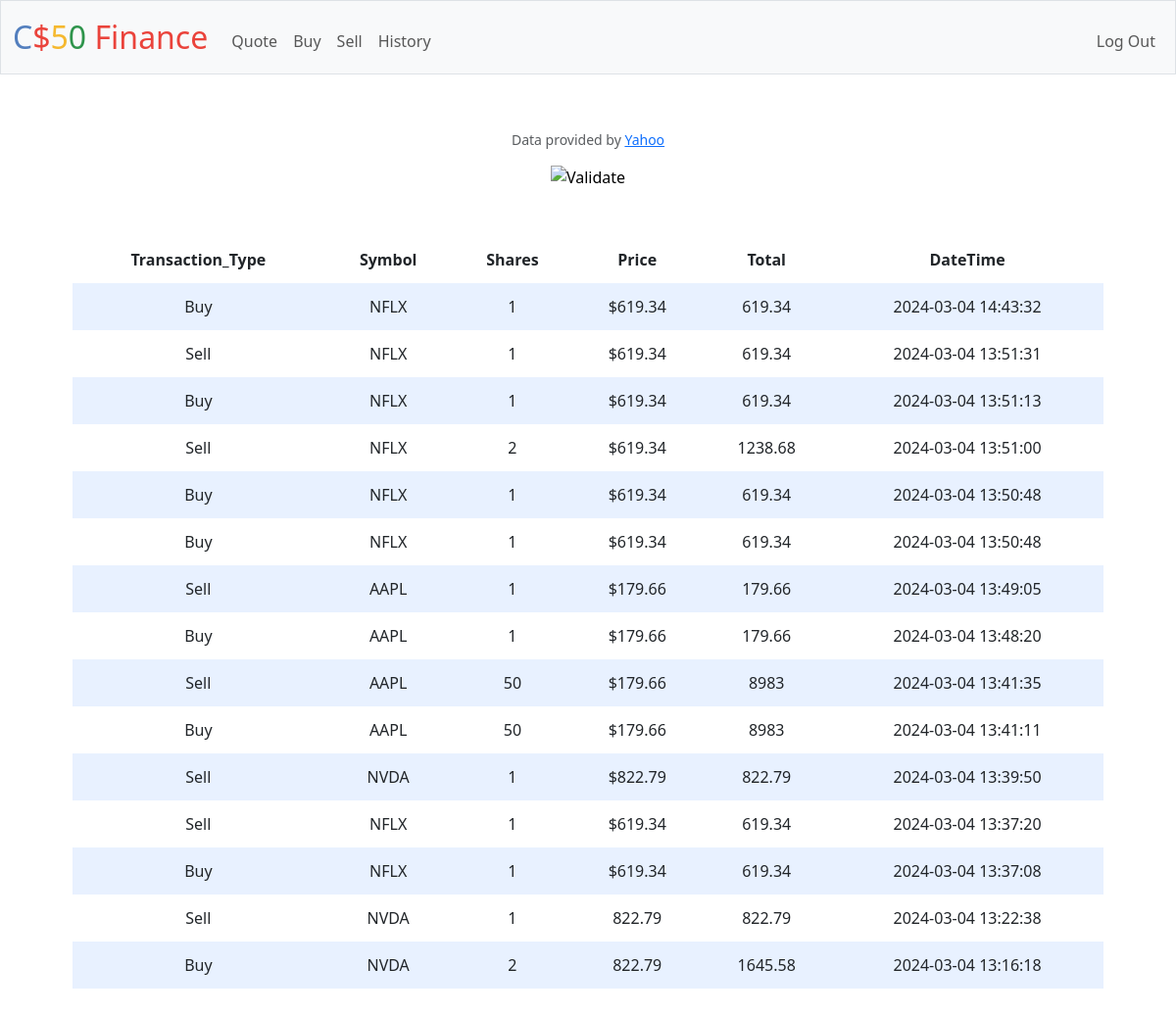
Screenshot of /history (signed in) with the database file from the repository.
### tables this page shows
CREATE TABLE transactions (
transaction_id INTEGER PRIMARY KEY AUTOINCREMENT,
user_id INTEGER NOT NULL,
Transaction_Type TEXT NOT NULL,
Symbol TEXT NOT NULL,
Shares INTEGER NOT NULL,
Price NUMERIC NOT NULL,
Total NUMERIC NOT NULL,
DateTime NUMERIC NOT NULL,
FOREIGN KEY(user_id) REFERENCES users(id)
);

### Flask/finance/app.py (the view)
@app.route("/history")
@login_required
def history():
    user_id = session.get("user_id")
    transactions = db.execute(
        "SELECT Transaction_Type, Symbol, Shares, Price, Total, DateTime FROM transactions WHERE user_id = ? ORDER BY DateTime DESC", (user_id,))
    return render_template("history.html", transactions=transactions)

### Flask/finance/app.py (called while the page is built)
@app.after_request
def after_request(response):
    response.headers["Cache-Control"] = "no-cache, no-store, must-revalidate"
    response.headers["Expires"] = 0
    response.headers["Pragma"] = "no-cache"
    return response

### Flask/finance/helpers.py (called while the page is built)
def login_required(f):
    @wraps(f)
    def decorated_function(*args, **kwargs):
        if session.get("user_id") is None:
            return redirect("/login")
        return f(*args, **kwargs)
    return decorated_function

### Flask/finance/templates/history.html (shortened to what this page needs)
{% extends "layout.html" %}
{% block main %}
<div class="section">
    <table>
        <thead>
            <tr>
                <th>Transaction_Type</th>
                <th>Symbol</th>
                <th>Shares</th>
                <th>Price</th>
                <th>Total</th>
                <th>DateTime</th>
            </tr>
        </thead>
        <tbody>
            {% for action in transactions %}
                <tr>
                    <td>{{ action.Transaction_Type }}</td>
                    <td>{{ action.Symbol }}</td>
                    <td>{{ action.Shares }}</td>
                    <td>{{ action.Price }}</td>
                    <td>{{ action.Total }}</td>
                    <td>{{ action.DateTime }}</td>
                </tr>
            {% endfor %}
        </tbody>
{% endblock %}

### Flask/finance/templates/layout.html (shortened to what this page needs)
<!DOCTYPE html>
<html lang="en">
    <head>
        <link href="https://cdn.jsdelivr.net/npm/bootstrap@5.3.2/dist/css/bootstrap.min.css" rel="stylesheet">
        <link href="/static/styles.css" rel="stylesheet">
    </head>
    <body>
        <nav class="bg-light border navbar navbar-expand-md navbar-light">
            <div class="container-fluid">
                <a class="navbar-brand" href="/"><span class="blue">C</span><span class="red">$</span><span class="yellow">5</span><span class="green">0</span> <span class="red">Finance</span></a>
                <div class="collapse navbar-collapse" id="navbar">
                    {% if session["user_id"] %}
                        <ul class="navbar-nav me-auto mt-2">
                            <li class="nav-item"><a class="nav-link" href="/quote">Quote</a></li>
                            <li class="nav-item"><a class="nav-link" href="/buy">Buy</a></li>
                            <li class="nav-item"><a class="nav-link" href="/sell">Sell</a></li>
                            <li class="nav-item"><a class="nav-link" href="/history">History</a></li>
                        </ul>
                        <ul class="navbar-nav ms-auto mt-2">
                            <li class="nav-item"><a class="nav-link" href="/logout">Log Out</a></li>
                        </ul>
                    {% else %}
                        <ul class="navbar-nav ms-auto mt-2">
                            <li class="nav-item"><a class="nav-link" href="/register">Register</a></li>
                            <li class="nav-item"><a class="nav-link" href="/login">Log In</a></li>
                        </ul>
                    {% endif %}
                </div>
            </div>
        </nav>
        <main class="container py-5 text-center">
            {% block main %}{% endblock %}
        </main>
        <footer class="mb-5">
            <p class="mb-3 small text-center text-muted">
                Data provided by <a href="https://finance.yahoo.com/">Yahoo</a>
            </p>
            <form action="https://validator.w3.org/check" class="text-center" enctype="multipart/form-data" method="post" target="_blank">
                <input alt="Validate" src="/static/I_heart_validator.png" type="image">
            </form>
        </footer>
    </body>
</html>

### Flask/finance/static/styles.css (style rules this page uses)
nav .navbar-brand { font-size: xx-large; }
nav .navbar-brand .blue { color: #537fbe; }
nav .navbar-brand .red { color: #ea433b; }
nav .navbar-brand .yellow { color: #f5b82e; }
nav .navbar-brand .green { color: #2e944b; }
.section { padding-bottom: 1rem; padding-left: 2rem; padding-right: 2rem; padding-top: 0.5rem; }
table { background-color: transparent; margin-bottom: 1rem; width: 100%; }
table th, table td { padding: 0.75rem; vertical-align: middle; }
tbody tr:nth-of-type(odd) { background-color: rgb(179, 208, 255, 0.3) }

### rows the page displays
transactions: Transaction_Type "Buy", Symbol "NFLX", Shares "1", Price "$619.34", Total "619.34", DateTime "2024-03-04 14:43:32"
transactions: Transaction_Type "Sell", Symbol "NFLX", Shares "1", Price "$619.34", Total "619.34", DateTime "2024-03-04 13:51:31"
transactions: Transaction_Type "Buy", Symbol "NFLX", Shares "1", Price "$619.34", Total "619.34", DateTime "2024-03-04 13:51:13"
transactions: Transaction_Type "Sell", Symbol "NFLX", Shares "2", Price "$619.34", Total "1238.68", DateTime "2024-03-04 13:51:00"
transactions: Transaction_Type "Buy", Symbol "NFLX", Shares "1", Price "$619.34", Total "619.34", DateTime "2024-03-04 13:50:48"
transactions: Transaction_Type "Buy", Symbol "NFLX", Shares "1", Price "$619.34", Total "619.34", DateTime "2024-03-04 13:50:48"
transactions: Transaction_Type "Sell", Symbol "AAPL", Shares "1", Price "$179.66", Total "179.66", DateTime "2024-03-04 13:49:05"
transactions: Transaction_Type "Buy", Symbol "AAPL", Shares "1", Price "$179.66", Total "179.66", DateTime "2024-03-04 13:48:20"
transactions: Transaction_Type "Sell", Symbol "AAPL", Shares "50", Price "$179.66", Total "8983", DateTime "2024-03-04 13:41:35"
transactions: Transaction_Type "Buy", Symbol "AAPL", Shares "50", Price "$179.66", Total "8983", DateTime "2024-03-04 13:41:11"
transactions: Transaction_Type "Sell", Symbol "NVDA", Shares "1", Price "$822.79", Total "822.79", DateTime "2024-03-04 13:39:50"
transactions: Transaction_Type "Sell", Symbol "NFLX", Shares "1", Price "$619.34", Total "619.34", DateTime "2024-03-04 13:37:20"
transactions: Transaction_Type "Buy", Symbol "NFLX", Shares "1", Price "$619.34", Total "619.34", DateTime "2024-03-04 13:37:08"
transactions: Transaction_Type "Sell", Symbol "NVDA", Shares "1", Price "822.79", Total "822.79", DateTime "2024-03-04 13:22:38"
transactions: Transaction_Type "Buy", Symbol "NVDA", Shares "2", Price "822.79", Total "1645.58", DateTime "2024-03-04 13:16:18"
